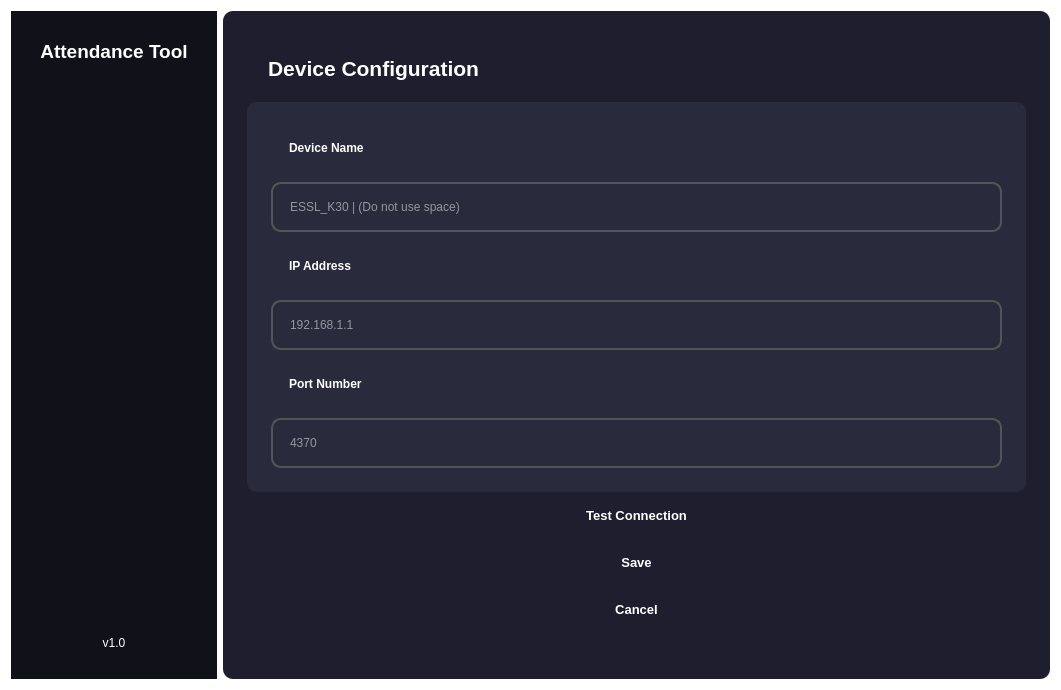
<?xml version="1.0" encoding="UTF-8"?>
<ui version="4.0">
 <class>Dialog</class>
 <widget class="QDialog" name="Dialog">
  <property name="geometry">
   <rect>
    <x>0</x>
    <y>0</y>
    <width>1061</width>
    <height>690</height>
   </rect>
  </property>
  <property name="minimumSize">
   <size>
    <width>0</width>
    <height>0</height>
   </size>
  </property>
  <property name="maximumSize">
   <size>
    <width>16777215</width>
    <height>690</height>
   </size>
  </property>
  <property name="windowTitle">
   <string>Device Configuration</string>
  </property>
  <property name="styleSheet">
   <string notr="true">QDialog{
background-color : white;
}
QLineEdit {
    background-color: #3a3a4f;
    border: 2px solid #555555;
    border-radius: 6px;
    padding: 6px;
    color: white;
}

QLineEdit:focus {
    border: 1px solid #4da3ff;
}

QPushButton {
    background-color: #4da3ff;
    border-radius: 6px;
    padding: 8px;
    font-weight: bold;
    color: white;
}

QPushButton:hover {
    background-color: #6db5ff;
}

QPushButton:pressed {
    background-color: #2d7fd3;
}
</string>
  </property>
  <layout class="QHBoxLayout">
   <item>
    <widget class="QFrame" name="sidebar">
     <property name="maximumSize">
      <size>
       <width>250</width>
       <height>16777215</height>
      </size>
     </property>
     <property name="styleSheet">
      <string notr="true">
       background-color: #11111a;
       color: white;
       padding: 10px;
      </string>
     </property>
     <layout class="QVBoxLayout" name="verticalLayout_2">
      <item>
       <layout class="QVBoxLayout" name="verticalLayout">
        <item>
         <widget class="QLabel" name="machine_name">
          <property name="styleSheet">
           <string notr="true">
          font-size: 14pt;
          font-weight: bold;
         </string>
          </property>
          <property name="text">
           <string>Attendance Tool</string>
          </property>
          <property name="alignment">
           <set>Qt::AlignCenter</set>
          </property>
         </widget>
        </item>
        <item>
         <spacer>
          <property name="orientation">
           <enum>Qt::Vertical</enum>
          </property>
          <property name="sizeHint" stdset="0">
           <size>
            <width>0</width>
            <height>0</height>
           </size>
          </property>
         </spacer>
        </item>
        <item>
         <widget class="QLabel" name="status">
          <property name="font">
           <font>
            <pointsize>8</pointsize>
            <bold>false</bold>
           </font>
          </property>
          <property name="styleSheet">
           <string notr="true"/>
          </property>
          <property name="text">
           <string/>
          </property>
          <property name="alignment">
           <set>Qt::AlignCenter</set>
          </property>
         </widget>
        </item>
        <item>
         <widget class="QLabel" name="label">
          <property name="text">
           <string>v1.0</string>
          </property>
          <property name="alignment">
           <set>Qt::AlignCenter</set>
          </property>
         </widget>
        </item>
       </layout>
      </item>
     </layout>
    </widget>
   </item>
   <item>
    <widget class="QFrame" name="content_area">
     <property name="styleSheet">
      <string notr="true">
       background-color: #1e1e2f;
       border-radius: 10px;
       padding: 15px;
       color: white;
      </string>
     </property>
     <layout class="QVBoxLayout">
      <item>
       <layout class="QVBoxLayout" name="verticalLayout_4">
        <property name="spacing">
         <number>0</number>
        </property>
        <item>
         <widget class="QWidget" name="content_area_2" native="true">
          <property name="styleSheet">
           <string notr="true">background-color: #1e1e2f;</string>
          </property>
          <layout class="QHBoxLayout" name="horizontalLayout_9">
           <property name="spacing">
            <number>0</number>
           </property>
           <property name="leftMargin">
            <number>0</number>
           </property>
           <property name="topMargin">
            <number>0</number>
           </property>
           <property name="rightMargin">
            <number>0</number>
           </property>
           <property name="bottomMargin">
            <number>0</number>
           </property>
          </layout>
         </widget>
        </item>
       </layout>
      </item>
      <item>
       <widget class="QLabel" name="title">
        <property name="styleSheet">
         <string notr="true">
          font-size: 16pt;
          font-weight: bold;
         </string>
        </property>
        <property name="text">
         <string>Device Configuration</string>
        </property>
       </widget>
      </item>
      <item>
       <widget class="QFrame" name="card">
        <property name="styleSheet">
         <string notr="true">
          background-color: #2a2a3d;
          border-radius: 10px;
          padding: 15px;
         </string>
        </property>
        <layout class="QVBoxLayout">
         <property name="spacing">
          <number>12</number>
         </property>
         <item>
          <layout class="QVBoxLayout">
           <item>
            <widget class="QLabel" name="label">
             <property name="font">
              <font>
               <bold>true</bold>
              </font>
             </property>
             <property name="text">
              <string>Device Name</string>
             </property>
            </widget>
           </item>
           <item>
            <widget class="QLineEdit" name="devicename">
             <property name="placeholderText">
              <string>ESSL_K30 | (Do not use space)</string>
             </property>
            </widget>
           </item>
          </layout>
         </item>
         <item>
          <layout class="QVBoxLayout">
           <item>
            <widget class="QLabel" name="label">
             <property name="font">
              <font>
               <bold>true</bold>
              </font>
             </property>
             <property name="text">
              <string>IP Address</string>
             </property>
            </widget>
           </item>
           <item>
            <widget class="QLineEdit" name="ipaddress">
             <property name="placeholderText">
              <string>192.168.1.1</string>
             </property>
            </widget>
           </item>
          </layout>
         </item>
         <item>
          <layout class="QVBoxLayout">
           <item>
            <widget class="QLabel" name="label">
             <property name="font">
              <font>
               <bold>true</bold>
              </font>
             </property>
             <property name="text">
              <string>Port Number</string>
             </property>
            </widget>
           </item>
           <item>
            <widget class="QLineEdit" name="portnumber">
             <property name="placeholderText">
              <string>4370</string>
             </property>
            </widget>
           </item>
          </layout>
         </item>
        </layout>
       </widget>
      </item>
      <item>
       <layout class="QVBoxLayout">
        <property name="spacing">
         <number>12</number>
        </property>
        <item>
         <widget class="QPushButton" name="btn_test_connection">
          <property name="styleSheet">
           <string notr="true">        
QPushButton {
    color: white;
    border: none;
    border-radius: 8px;
    padding: 10px 16px;
    font-size: 13px;
    font-weight: 600;
}

QPushButton:hover {
        background-color: #1f6fea;
;
}

QPushButton:pressed {
    background-color: #991B1B;
}</string>
          </property>
          <property name="text">
           <string>Test Connection</string>
          </property>
         </widget>
        </item>
        <item>
         <widget class="QPushButton" name="btn_save">
          <property name="styleSheet">
           <string notr="true">        
QPushButton {
    color: white;
    border: none;
    border-radius: 8px;
    padding: 10px 16px;
    font-size: 13px;
    font-weight: 600;
}

QPushButton:hover {
        background-color: #1f6fea;
;
}

QPushButton:pressed {
    background-color: #991B1B;
}</string>
          </property>
          <property name="text">
           <string>Save</string>
          </property>
         </widget>
        </item>
        <item>
         <widget class="QPushButton" name="btn_cancel">
          <property name="styleSheet">
           <string notr="true">        
QPushButton {
    color: white;
    border: none;
    border-radius: 8px;
    padding: 10px 16px;
    font-size: 13px;
    font-weight: 600;
}

QPushButton:hover {
        background-color: red;
;
}

QPushButton:pressed {
    background-color: #991B1B;
}</string>
          </property>
          <property name="text">
           <string>Cancel</string>
          </property>
         </widget>
        </item>
       </layout>
      </item>
      <item>
       <spacer>
        <property name="orientation">
         <enum>Qt::Vertical</enum>
        </property>
        <property name="sizeHint" stdset="0">
         <size>
          <width>0</width>
          <height>0</height>
         </size>
        </property>
       </spacer>
      </item>
     </layout>
    </widget>
   </item>
  </layout>
 </widget>
 <resources/>
 <connections/>
</ui>
